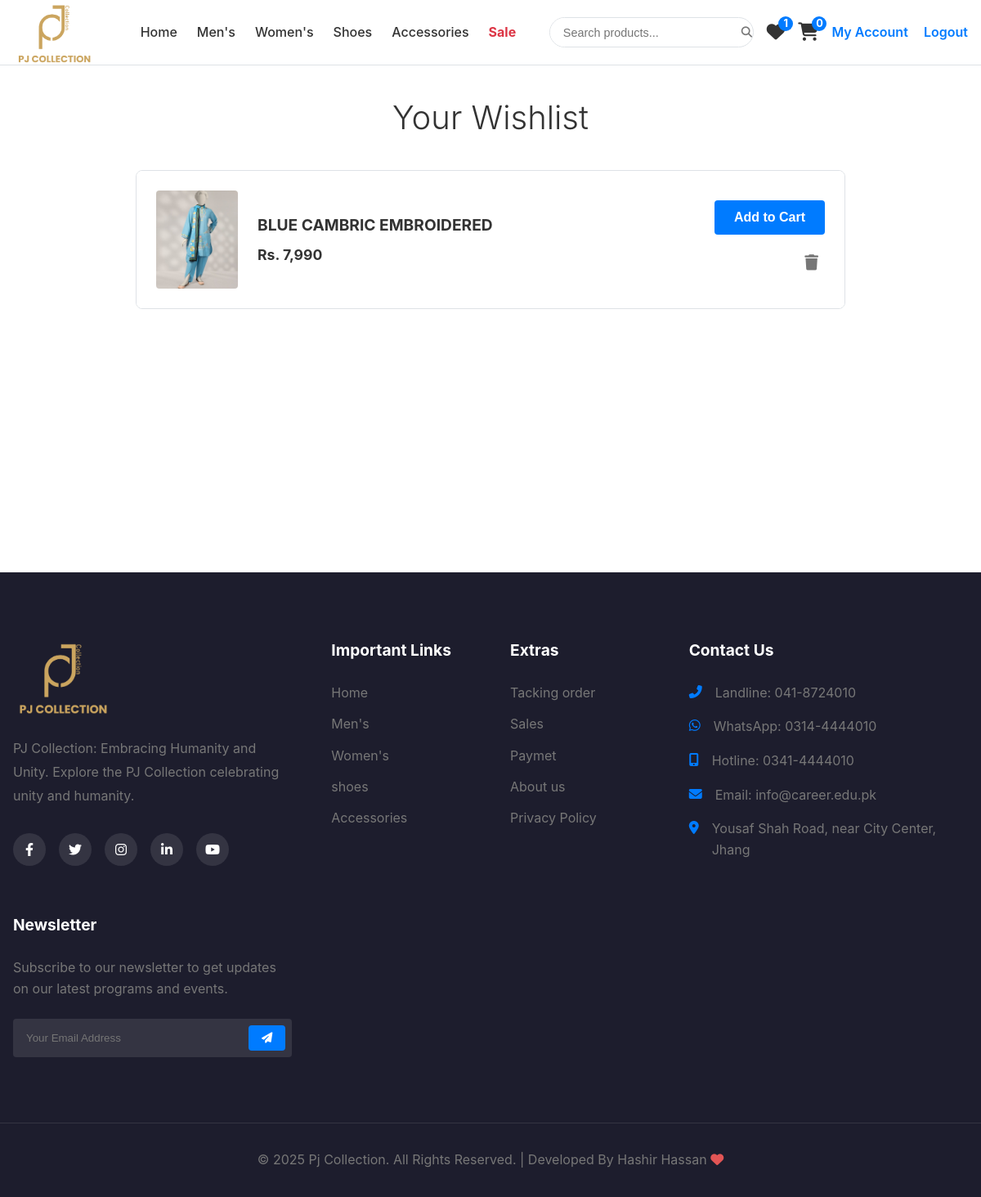
Screenshot of /wishlist.php (signed in) with the database file from the repository.
### tables this page shows
CREATE TABLE `products` (
  `product_id` int(11) NOT NULL,
  `name` varchar(255) NOT NULL,
  `description` text NOT NULL,
  `price` varchar(200) NOT NULL,
  `old_price` decimal(10,2) DEFAULT NULL,
  `category_id` int(11) DEFAULT NULL,
  `image_url` varchar(255) DEFAULT 'default.jpg',
  `stock_quantity` int(11) NOT NULL DEFAULT 10,
  `created_at` timestamp NOT NULL DEFAULT current_timestamp()
);

### wishlist.php (the view, shortened to what this page needs)
<?php
include 'includes/header.php';
$user_id = $_SESSION['user_id'];
$wishlist_items = [];
$sql = "SELECT p.product_id, p.name, p.price, p.image_url
        FROM products p
        JOIN wishlist w ON p.product_id = w.product_id
        WHERE w.user_id = ?";
$stmt = $conn->prepare($sql);
$stmt->bind_param("i", $user_id);
$stmt->execute();
$result = $stmt->get_result();
if ($result->num_rows > 0) {
    while ($row = $result->fetch_assoc()) {
        $wishlist_items[] = $row;
    }
}
?>
<div class="container wishlist-container">
    <h1 class="page-title">Your Wishlist</h1>
    <?php if (empty($wishlist_items)): ?>
        <div class="empty-page-message">
            <p>Your wishlist is empty.</p>
            <a href="index.php" class="btn btn-primary">Discover Products</a>
        </div>
    <?php else: ?>
        <div class="wishlist-items-list">
            <?php foreach ($wishlist_items as $item): ?>
            <div class="wishlist-item">
                <img src="<?php echo htmlspecialchars($item['image_url']); ?>" alt="<?php echo htmlspecialchars($item['name']); ?>" class="wishlist-item-image">
                <div class="wishlist-item-info">
                    <h3><a href="product.php?id=<?php echo $item['product_id']; ?>"><?php echo htmlspecialchars($item['name']); ?></a></h3>
                    <p>Rs. <?php echo number_format($item['price'], 0); ?></p>
                </div>
                <div class="wishlist-item-actions">
                    <button class="btn btn-primary btn-add-to-cart" data-product-id="<?php echo $item['product_id']; ?>">Add to Cart</button>
                    <button class="btn btn-icon btn-remove-from-wishlist" data-product-id="<?php echo $item['product_id']; ?>" aria-label="Remove from Wishlist">
                        <i class="fa-solid fa-trash"></i>
                    </button>
                </div>
            </div>
            <?php endforeach; ?>
        </div>
    <?php endif; ?>
</div>
<?php include 'includes/footer.php'; ?>

### css/style.css (style rules this page uses)
:root { --primary-color: #007bff; --primary-hover: #0056b3; --secondary-color: #f8f9fa; --secondary-hover: #e2e6ea; --text-color: #333; --text-light: #777; --accent: #10b981; --accent-dark: #059669; --border-color: #dee2e6; --light: #f8fafc; --lighter: #ffffff; --darker: #0f172a; --dark-color: #1d1d2d; --bg-color: #ffffff; --font-main: -apple-system, BlinkMacSystemFont, "Segoe UI", Roboto, Helvetica, Arial, sans-serif; --nav-height: 80px; --max-width: 1200px; --gradient-dark: linear-gradient(135deg, var(--darker), #1e293b); --transition: all 0.3s cubic-bezier(0.4, 0, 0.2, 1); }
* { box-sizing: border-box; margin: 0; padding: 0; }
body { font-family: var(--font-main); color: var(--text-color); background-color: var(--bg-color); line-height: 1.6; }
a { color: var(--primary-color); text-decoration: none; transition: color 0.3s ease; }
img { max-width: 100%; height: auto; display: block; }
.container { max-width: var(--max-width); margin: 0 auto; padding: 2rem 1rem; }
.page-title { text-align: center; margin-bottom: 2rem; font-size: 2.5rem; font-weight: 300; }
.btn { display: inline-block; padding: 0.75rem 1.5rem; font-size: 1rem; font-weight: 600; text-align: center; text-decoration: none; border: none; border-radius: 4px; cursor: pointer; transition: all 0.3s ease; white-space: nowrap; }
.btn-primary { background-color: var(--primary-color); color: #fff; }
.btn-icon { background: none; border: none; font-size: 1.2rem; color: var(--text-light); cursor: pointer; padding: 0.5rem; }
.cart-container, .wishlist-container { max-width: 900px; }
.cart-items-list, .wishlist-items-list { border: 1px solid var(--border-color); border-radius: 8px; overflow: hidden; }
.cart-item, .wishlist-item { display: flex; align-items: center; gap: 1.5rem; padding: 1.5rem; border-bottom: 1px solid var(--border-color); background: #fff; }
.cart-item:last-child, .wishlist-item:last-child { border-bottom: none; }
.cart-item-image, .wishlist-item-image { width: 100px; height: 120px; object-fit: cover; border-radius: 4px; }
.cart-item-info, .wishlist-item-info { flex-grow: 1; }
.cart-item-info h3, .wishlist-item-info h3 { font-size: 1.2rem; margin-bottom: 0.5rem; }
.cart-item-info h3 a, .wishlist-item-info h3 a { color: var(--text-color); }
.cart-item-info p, .wishlist-item-info p { font-size: 1.1rem; font-weight: 700; color: var(--text-color); }
.cart-item-actions, .wishlist-item-actions { text-align: right; display: flex; flex-direction: column; align-items: flex-end; gap: 1rem; }

### rows the page displays
products: image_url (picture), name "BLUE CAMBRIC EMBROIDERED", price "7,990"

### other values shown
$wishlist_count "1"
$cart_count "0"
